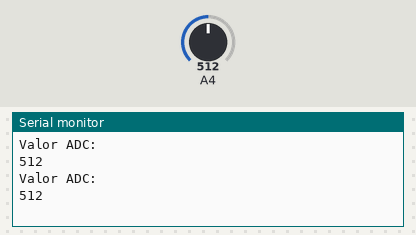
Recording of a sketch running on a simulated Arduino Mega 2560, built with avr-gcc and run on an emulated ATmega2560. Parts: the last lines printed to the serial monitor. The inputs (shaded band) are chosen by the test bench; at power-on: A4 = 512.

Above: at 1.8 s.
1.9 s: A4 set to 716
At 2.6 s:
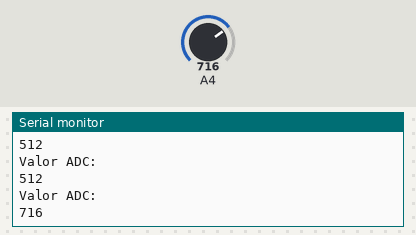
3.4 s: A4 set to 900
At 4.8 s:
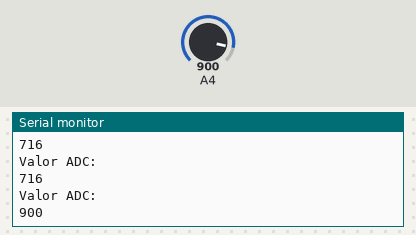
Timing chart, 0 to 6.4 s (numbered marks = the images above; inputs shaded):
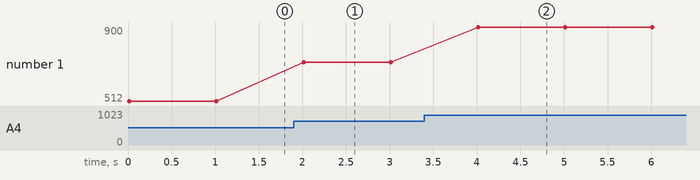

The sketch:

adc.ino
```cpp
const int potPin= 36;// valor del pin
int t = 0; //perioricidad s
int sensorValue = 0;

void setup() {
Serial.begin(9600); //velocidad de transmisión de datos
t=1000;
}

void loop() {
  //leer adc
  sensorValue = analogRead(potPin);
  Serial.println("Valor ADC:");
  Serial.println(sensorValue);
delay(t);
}
```

Measured:
- after the input at 1.9 s, the serial monitor: prints a new line after 0.11 s (image 1)
- after the input at 3.4 s, the serial monitor: prints a new line after 0.61 s (image 2)
- plotted number 1: 512 → 716 after the input at 1.9 s, 716 → 900 after the input at 3.4 s
